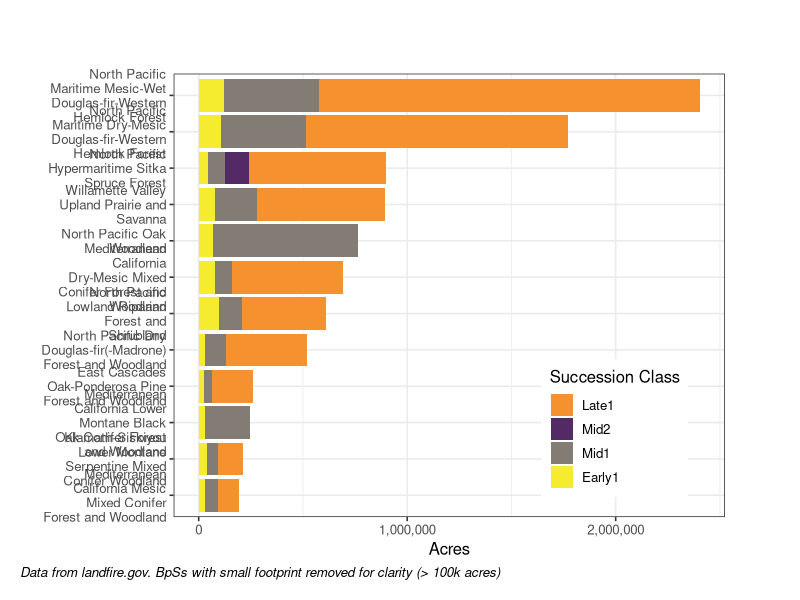
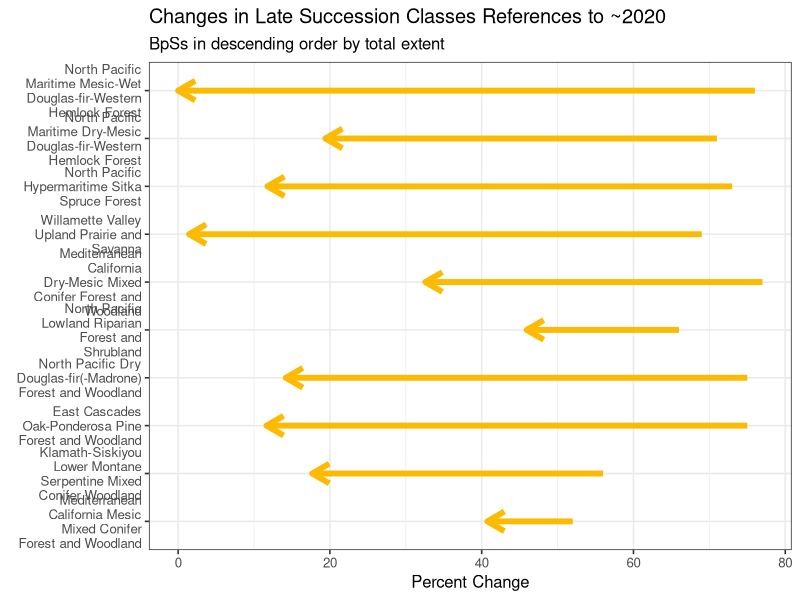
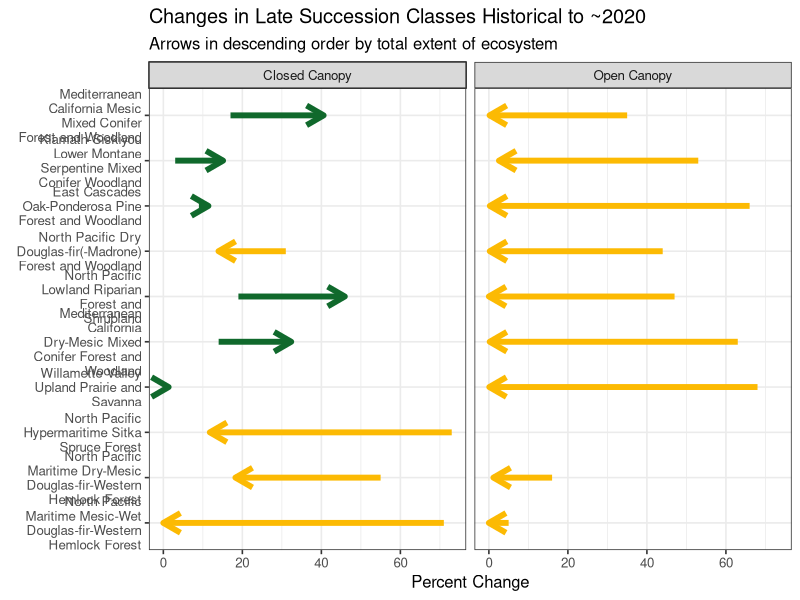

Source code (R) for these figures, in order:
## ---- chunk 1

library(tidyverse)
library(scales)


raw_data <- read.csv("data/final_df.csv") %>%
  filter(!is.na(age_category)) %>%
  filter(bps_acres > 100000)


# get labels ordered properly

raw_data$age_category <- factor(raw_data$age_category, 
                                    levels = c(
                                      "Early1",
                                      "Mid1",
                                      "Mid2",
                                      "Late1",
                                      "Late2"
                                    ))

raw_data$age_category <- factor(raw_data$age_category, levels = rev(levels(raw_data$age_category)))



plot_acres <-
  ggplot(raw_data, aes(fill = age_category, y = ref_scls_acres, x = reorder(bps_name, -bps_acres))) +
  geom_bar(position = "stack", stat = "identity") +
  coord_flip() +
  labs(
    title = "",
    subtitle = "",
    caption = "Data from landfire.gov. BpSs with small footprint removed for clarity (> 100k acres)",
    x = "",
    y = "Acres",
    fill = "Succession Class") +
  scale_x_discrete(limits = rev, labels = wrap_format(20)) +
  scale_y_continuous(label = comma, n.breaks = 4) + 
  theme_bw(base_size = 12) + 
  scale_fill_manual(values = c("#f5922f", # orange
                               "#532a66", # purple
                               "#827c75", # grey
                               "#f5eb2f", # yellow
                               "#74a36f" # green-natural veg
  )) +
  theme(plot.caption = element_text(hjust = 0, face = "italic"), #Default is hjust=1
        plot.title.position = "plot", #NEW parameter. Apply for subtitle too.
        plot.caption.position =  "plot") +
  theme(legend.position = c(0.8, 0.2)) + 
  theme(plot.margin = unit(c(0.2, 0.75, 0.2, 0.2),
                           "inches"))

plot_acres


## ---- chunk 2


## filter, group and add helper columns

old_classes <- c("Late1", "Late2")

old_growth_loss <- raw_data %>%
  filter(age_category %in% old_classes) %>%
  group_by(bps_name) %>%
  summarize(ref_percent = sum(ref_percent, na.rm = TRUE),
            cur_percent = sum(cur_percent, na.rm = TRUE),
            bps_acres = max(bps_acres)) %>%
  mutate(change = cur_percent - ref_percent,
       sign_change = (change >0)) 


# try arrow plot


arrow_plot <- old_growth_loss |> 
  ggplot(aes(
      x = ref_percent, xend = cur_percent, 
      y = reorder(bps_name, -bps_acres), yend = bps_name,
      color = sign_change)) +
  geom_segment(
    arrow = arrow(angle = 30, length = unit(0.5, 'cm')),
    size = 2) +
  labs(
    x = 'Percent Change', 
    y = element_blank(),
    title = 'Changes in Late Succession Classes References to ~2020',
    subtitle = 'BpSs in descending order by total extent'
  ) +
  scale_color_manual(
    values = c("#fcba03", "#10692c")) +
  theme_bw(base_size = 12) + 
  theme(legend.position = "none") +
  scale_y_discrete(limits = rev, labels = wrap_format(20)) 


arrow_plot

## ---- chunk 3

## old growth change split out by open/closed


library(tidyverse)


## filter, group and add helper columns


old_classes <- c("Late1", "Late2")

old_growth_chng_canopy <- raw_data %>%
  filter(age_category %in% old_classes) %>%
  filter(canopy_category != 'ALL') %>%
  group_by(bps_name, canopy_category) %>%
  summarize(ref_percent = sum(ref_percent, na.rm = TRUE),
            cur_percent = sum(cur_percent, na.rm = TRUE),
            bps_acres = max(bps_acres)) %>%
  mutate(change = cur_percent - ref_percent,
         sign_change = (change > 0)) 


## try chart with facets

facet_names <- c(
  "CLS" = "Closed Canopy",
  "OPN" = "Open Canopy"
)

canopy_arrow_plot <- old_growth_chng_canopy %>%
  ggplot(aes(
    x = ref_percent, xend = cur_percent, 
    y = reorder(bps_name, bps_acres), yend = bps_name,
    color = sign_change)) +
  geom_segment(
    arrow = arrow(angle = 30, length = unit(0.5, 'cm')),
    size = 2) +
  labs(
    x = 'Percent Change', 
    y = element_blank(),
    title = 'Changes in Late Succession Classes Historical to ~2020',
    subtitle = 'Arrows in descending order by total extent of ecosystem'
  ) +
  scale_color_manual(
    values = c("#fcba03", "#10692c")) +
  theme_bw(base_size = 12) + 
  theme(legend.position = "none") +
  facet_wrap(~ canopy_category, 
             ncol = 2,
             labeller = as_labeller(facet_names))+
  scale_y_discrete(limits = rev, labels = wrap_format(20))

canopy_arrow_plot


